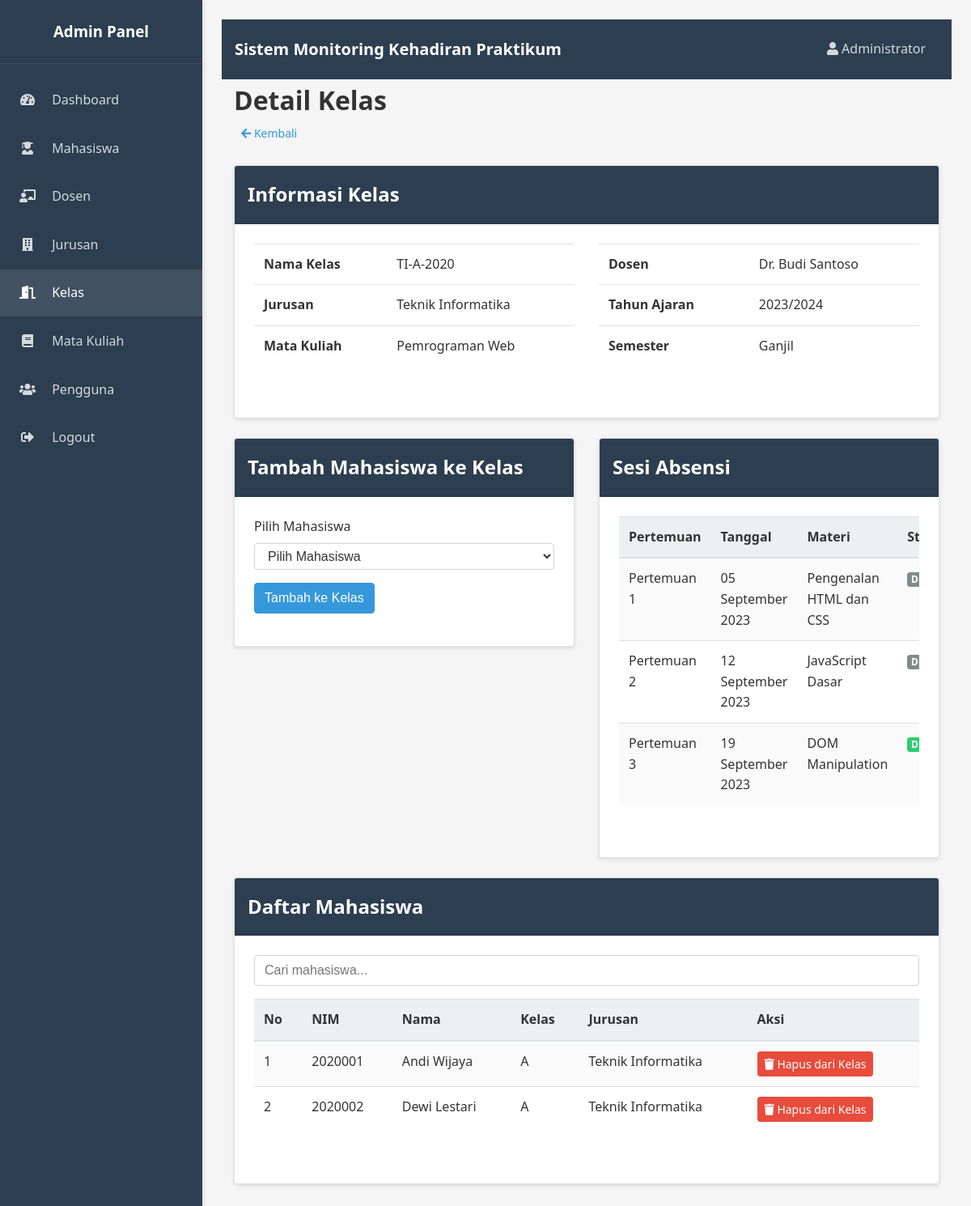
The app's page /admin/detail_kelas.php?id=1 (signed in) with its own data.
### tables this page shows
CREATE TABLE kelas (
    id INT AUTO_INCREMENT PRIMARY KEY,
    nama VARCHAR(100) NOT NULL,
    id_jurusan INT NOT NULL,
    id_matkul INT NOT NULL,
    id_dosen INT NOT NULL,
    tahun_ajaran VARCHAR(9) NOT NULL,
    semester ENUM('Ganjil', 'Genap') NOT NULL,
    created_at TIMESTAMP DEFAULT CURRENT_TIMESTAMP,
    updated_at TIMESTAMP DEFAULT CURRENT_TIMESTAMP ON UPDATE CURRENT_TIMESTAMP,
    FOREIGN KEY (id_jurusan) REFERENCES jurusan(id) ON DELETE CASCADE,
    FOREIGN KEY (id_matkul) REFERENCES mata_kuliah(id) ON DELETE CASCADE,
    FOREIGN KEY (id_dosen) REFERENCES dosen(id) ON DELETE CASCADE
);

CREATE TABLE jurusan (
    id INT AUTO_INCREMENT PRIMARY KEY,
    nama VARCHAR(100) NOT NULL,
    kode VARCHAR(20) NOT NULL,
    created_at TIMESTAMP DEFAULT CURRENT_TIMESTAMP,
    updated_at TIMESTAMP DEFAULT CURRENT_TIMESTAMP ON UPDATE CURRENT_TIMESTAMP
);

CREATE TABLE mata_kuliah (
    id INT AUTO_INCREMENT PRIMARY KEY,
    kode VARCHAR(20) NOT NULL,
    nama VARCHAR(100) NOT NULL,
    sks INT NOT NULL,
    created_at TIMESTAMP DEFAULT CURRENT_TIMESTAMP,
    updated_at TIMESTAMP DEFAULT CURRENT_TIMESTAMP ON UPDATE CURRENT_TIMESTAMP
);

CREATE TABLE dosen (
    id INT AUTO_INCREMENT PRIMARY KEY,
    nip VARCHAR(50) NOT NULL,
    nama VARCHAR(100) NOT NULL,
    email VARCHAR(100) NOT NULL,
    no_telp VARCHAR(20) NOT NULL,
    created_at TIMESTAMP DEFAULT CURRENT_TIMESTAMP,
    updated_at TIMESTAMP DEFAULT CURRENT_TIMESTAMP ON UPDATE CURRENT_TIMESTAMP
);

CREATE TABLE sesi_absensi (
    id INT AUTO_INCREMENT PRIMARY KEY,
    id_kelas INT NOT NULL,
    pertemuan INT NOT NULL,
    tanggal DATE NOT NULL,
    materi TEXT NOT NULL,
    status ENUM('dibuka', 'ditutup') NOT NULL DEFAULT 'dibuka',
    waktu_tutup DATETIME NULL,
    created_at TIMESTAMP DEFAULT CURRENT_TIMESTAMP,
    updated_at TIMESTAMP DEFAULT CURRENT_TIMESTAMP ON UPDATE CURRENT_TIMESTAMP,
    FOREIGN KEY (id_kelas) REFERENCES kelas(id) ON DELETE CASCADE
);

CREATE TABLE kelas_mahasiswa (
    id INT AUTO_INCREMENT PRIMARY KEY,
    id_kelas INT NOT NULL,
    id_mahasiswa INT NOT NULL,
    created_at TIMESTAMP DEFAULT CURRENT_TIMESTAMP,
    FOREIGN KEY (id_kelas) REFERENCES kelas(id) ON DELETE CASCADE,
    FOREIGN KEY (id_mahasiswa) REFERENCES mahasiswa(id) ON DELETE CASCADE
);

CREATE TABLE mahasiswa (
    id INT AUTO_INCREMENT PRIMARY KEY,
    nim VARCHAR(20) NOT NULL,
    nama VARCHAR(100) NOT NULL,
    id_jurusan INT NOT NULL,
    angkatan INT NOT NULL,
    kelas_angkatan VARCHAR(10) NOT NULL,
    email VARCHAR(100) NOT NULL,
    created_at TIMESTAMP DEFAULT CURRENT_TIMESTAMP,
    updated_at TIMESTAMP DEFAULT CURRENT_TIMESTAMP ON UPDATE CURRENT_TIMESTAMP,
    FOREIGN KEY (id_jurusan) REFERENCES jurusan(id) ON DELETE CASCADE
);

### config/fungsi.php (called while the page is built, shortened)
<?php
function bersihkan_input($data)
{
    $data = trim($data);
    $data = stripslashes($data);
    $data = htmlspecialchars($data);
    return $data;
}
function nama_bulan($tanggal)
{
    $bulan = date('n', strtotime($tanggal));
    switch ($bulan) {
        case 9:
            return 'September';
    }
}
function format_tanggal_indonesia($tanggal)
{
    $tanggal_obj = strtotime($tanggal);
    $hari = date('d', $tanggal_obj);
    $bulan = nama_bulan($tanggal);
    $tahun = date('Y', $tanggal_obj);
    return "$hari $bulan $tahun";
}

### admin/detail_kelas.php (the view, shortened to what this page needs)
<?php
require_once '../config/koneksi.php';
require_once '../config/fungsi.php';
$id_kelas = bersihkan_input($_GET['id']);
$query_kelas = "
    SELECT k.*, j.nama as nama_jurusan, mk.nama as nama_matkul, d.nama as nama_dosen
    FROM kelas k
    JOIN jurusan j ON k.id_jurusan = j.id
    JOIN mata_kuliah mk ON k.id_matkul = mk.id
    JOIN dosen d ON k.id_dosen = d.id
    WHERE k.id = ?
";
$stmt_kelas = $koneksi->prepare($query_kelas);
$stmt_kelas->bind_param("i", $id_kelas);
$stmt_kelas->execute();
$result_kelas = $stmt_kelas->get_result();
$kelas = $result_kelas->fetch_assoc();
$query_mahasiswa = "
    SELECT km.id, m.nim, m.nama, m.kelas_angkatan, j.nama as nama_jurusan
    FROM kelas_mahasiswa km
    JOIN mahasiswa m ON km.id_mahasiswa = m.id
    JOIN jurusan j ON m.id_jurusan = j.id
    WHERE km.id_kelas = ?
    ORDER BY m.nama
";
$stmt_mahasiswa = $koneksi->prepare($query_mahasiswa);
$stmt_mahasiswa->bind_param("i", $id_kelas);
$stmt_mahasiswa->execute();
$result_mahasiswa = $stmt_mahasiswa->get_result();
$query_sesi = "
    SELECT sa.*, COUNT(a.id) as jumlah_hadir
    FROM sesi_absensi sa
    LEFT JOIN absensi a ON sa.id = a.id_sesi AND a.status = 'hadir'
    WHERE sa.id_kelas = ?
    GROUP BY sa.id
    ORDER BY sa.pertemuan
";
$stmt_sesi = $koneksi->prepare($query_sesi);
$stmt_sesi->bind_param("i", $id_kelas);
$stmt_sesi->execute();
$result_sesi = $stmt_sesi->get_result();
?>
<!DOCTYPE html>
<html lang="id">
<head>
    <link rel="stylesheet" href="../assets/css/style.css">
    <link rel="stylesheet" href="https://cdnjs.cloudflare.com/ajax/libs/font-awesome/5.15.3/css/all.min.css">
</head>
<body>
    <div class="sidebar">
        <div class="sidebar-header">
            <h3>Admin Panel</h3>
        </div>
        <div class="sidebar-menu">
            <ul>
                <li><a href="index.php"><i class="fas fa-tachometer-alt"></i> Dashboard</a></li>
                <li><a href="mahasiswa.php"><i class="fas fa-user-graduate"></i> Mahasiswa</a></li>
                <li><a href="dosen.php"><i class="fas fa-chalkboard-teacher"></i> Dosen</a></li>
                <li><a href="jurusan.php"><i class="fas fa-building"></i> Jurusan</a></li>
                <li><a href="kelas.php" class="active"><i class="fas fa-door-open"></i> Kelas</a></li>
                <li><a href="mata_kuliah.php"><i class="fas fa-book"></i> Mata Kuliah</a></li>
                <li><a href="pengguna.php"><i class="fas fa-users"></i> Pengguna</a></li>
                <li><a href="../logout.php"><i class="fas fa-sign-out-alt"></i> Logout</a></li>
            </ul>
        </div>
    </div>
    <div class="content-wrapper">
        <div class="navbar">
            <div class="navbar-brand">
                Sistem Monitoring Kehadiran Praktikum
            </div>
            <div class="navbar-nav">
                <div class="nav-item">
                    <a href="#" class="nav-link">
                        <i class="fas fa-user"></i> <?php echo $_SESSION['nama']; ?>
                    </a>
                </div>
            </div>
        </div>
        <div class="container">
            <div class="dashboard-header">
                <h1>Detail Kelas</h1>
                <p>
                    <a href="kelas.php" class="btn btn-sm btn-secondary">
                        <i class="fas fa-arrow-left"></i> Kembali
                    </a>
                </p>
            </div>
            <div class="card">
                <div class="card-header">
                    <h2>Informasi Kelas</h2>
                </div>
                <div class="card-body">
                    <div class="row">
                        <div class="col-md-6">
                            <table class="table">
                                <tr>
                                    <th>Nama Kelas</th>
                                    <td><?php echo $kelas['nama']; ?></td>
                                </tr>
                                <tr>
                                    <th>Jurusan</th>
                                    <td><?php echo $kelas['nama_jurusan']; ?></td>
                                </tr>
                                <tr>
                                    <th>Mata Kuliah</th>
                                    <td><?php echo $kelas['nama_matkul']; ?></td>
                                </tr>
                            </table>
                        </div>
                        <div class="col-md-6">
                            <table class="table">
                                <tr>
                                    <th>Dosen</th>
                                    <td><?php echo $kelas['nama_dosen']; ?></td>
                                </tr>
                                <tr>
                                    <th>Tahun Ajaran</th>
                                    <td><?php echo $kelas['tahun_ajaran']; ?></td>
                                </tr>
                                <tr>
                                    <th>Semester</th>
                                    <td><?php echo $kelas['semester']; ?></td>
                                </tr>
                            </table>
                        </div>
                    </div>
                </div>
            </div>
            <div class="row">
                <div class="col-md-6">
                    <div class="card">
                        <div class="card-header">
                            <h2>Tambah Mahasiswa ke Kelas</h2>
                        </div>
                        <div class="card-body">
                            <form method="POST" action="">
                                <div class="form-group">
                                    <label for="id_mahasiswa">Pilih Mahasiswa</label>
                                    <select id="id_mahasiswa" name="id_mahasiswa" required>
                                        <option value="">Pilih Mahasiswa</option>
                                    </select>
                                </div>
                                <div class="form-group">
                                    <button type="submit" name="tambah_mahasiswa" class="btn btn-primary">Tambah ke Kelas</button>
                                </div>
                            </form>
                        </div>
                    </div>
                </div>
                <div class="col-md-6">
                    <div class="card">
                        <div class="card-header">
                            <h2>Sesi Absensi</h2>
                        </div>
                        <div class="card-body">
                            <?php if ($result_sesi->num_rows > 0): ?>
                                <div class="table-responsive">
                                    <table class="table table-striped">
                                        <thead>
                                            <tr>
                                                <th>Pertemuan</th>
                                                <th>Tanggal</th>
                                                <th>Materi</th>
                                                <th>Status</th>
                                            </tr>
                                        </thead>
                                        <tbody>
                                            <?php while ($sesi = $result_sesi->fetch_assoc()): ?>
                                                <tr>
                                                    <td>Pertemuan <?php echo $sesi['pertemuan']; ?></td>
                                                    <td><?php echo format_tanggal_indonesia($sesi['tanggal']); ?></td>
                                                    <td><?php echo $sesi['materi']; ?></td>
                                                    <td>
                                                        <?php if ($sesi['status'] == 'dibuka'): ?>
                                                            <span class="badge badge-success">Dibuka</span>
                                                        <?php else: ?>
                                                            <span class="badge badge-secondary">Ditutup</span>
                                                        <?php endif; ?>
                                                    </td>
                                                </tr>
                                            <?php endwhile; ?>
                                        </tbody>
                                    </table>
                                </div>
                            <?php else: ?>
                                <p class="text-center">Belum ada sesi absensi untuk kelas ini.</p>
                            <?php endif; ?>
                        </div>
                    </div>
                </div>
            </div>
            <div class="card">
                <div class="card-header">
                    <h2>Daftar Mahasiswa</h2>
                </div>
                <div class="card-body">
                    <div class="form-group">
                        <input type="text" id="filterInput" placeholder="Cari mahasiswa..." class="form-control">
                    </div>
                    <div class="table-responsive">
                        <table class="table table-striped">
                            <thead>
                                <tr>
                                    <th>No</th>
                                    <th>NIM</th>
                                    <th>Nama</th>
                                    <th>Kelas</th>
                                    <th>Jurusan</th>
                                    <th>Aksi</th>
                                </tr>
                            </thead>
                            <tbody>
                                <?php
                                $no = 1;
                                $result_mahasiswa->data_seek(0);
                                if ($result_mahasiswa->num_rows > 0) {
                                    while ($row = $result_mahasiswa->fetch_assoc()) {
                                        echo "<tr>";
                                        echo "<td>" . $no++ . "</td>";
                                        echo "<td>" . $row['nim'] . "</td>";
                                        echo "<td>" . $row['nama'] . "</td>";
                                        echo "<td>" . $row['kelas_angkatan'] . "</td>";
                                        echo "<td>" . $row['nama_jurusan'] . "</td>";
                                        echo "<td>
                                            <a href='detail_kelas.php?id=" . $id_kelas . "&hapus_mahasiswa=" . $row['id'] . "' class='btn btn-sm btn-danger btn-delete'><i class='fas fa-trash'></i> Hapus dari Kelas</a>
                                        </td>";
                                        echo "</tr>";
                                    }
                                } else {
                                    echo "<tr><td colspan='6' class='text-center'>Belum ada mahasiswa yang terdaftar di kelas ini</td></tr>";
                                }
                                ?>
                            </tbody>
                        </table>
                    </div>
                </div>
            </div>
        </div>
    </div>
</body>
</html>

### records on screen
kelas: nama "TI-A-2020", id_jurusan.nama "Teknik Informatika", id_matkul.nama "Pemrograman Web", id_dosen.nama "Dr. Budi Santoso", tahun_ajaran "2023/2024", semester "Ganjil"
sesi_absensi: pertemuan "1", tanggal "05 September 2023", materi "Pengenalan HTML dan CSS", status "Ditutup"
sesi_absensi: pertemuan "2", tanggal "12 September 2023", materi "JavaScript Dasar", status "Ditutup"
sesi_absensi: pertemuan "3", tanggal "19 September 2023", materi "DOM Manipulation", status "Dibuka"
kelas_mahasiswa: id_mahasiswa.nim "2020001", id_mahasiswa.nama "Andi Wijaya", id_mahasiswa.kelas_angkatan "A", jurusan.nama "Teknik Informatika"
kelas_mahasiswa: id_mahasiswa.nim "2020002", id_mahasiswa.nama "Dewi Lestari", id_mahasiswa.kelas_angkatan "A", jurusan.nama "Teknik Informatika"

### other values on screen
$_SESSION['nama'] "Administrator"
